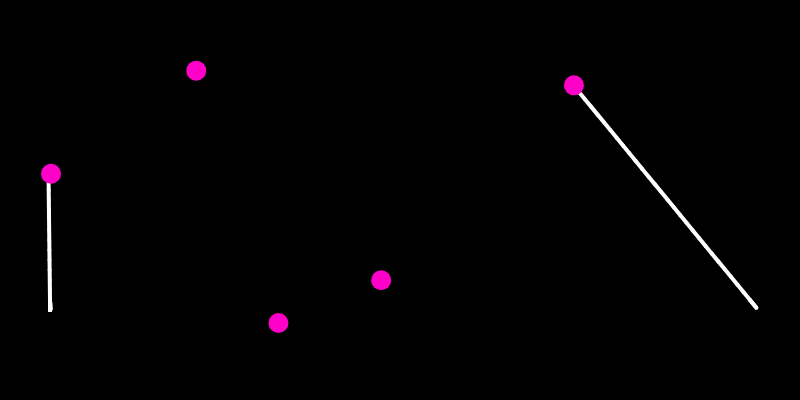
Frame 1 (no input)
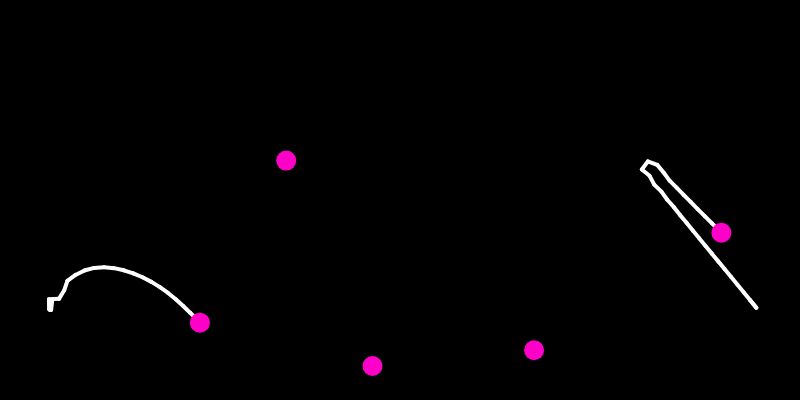
Frame 60 (no input)
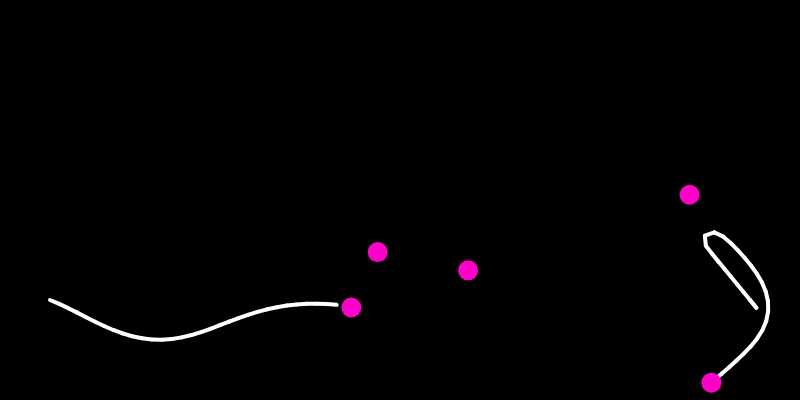
Frame 120 (the mouse pressed at the canvas centre since frame 60)

The p5.js sketch that drew these frames (run headless with seeded random() and noise() and a simulated clock; from frame 60 on, the mouse is pressed at the canvas centre):

// p5.js sketch
// ── sketch.js
let arm1, arm2;
let balls = [];
let num_balls = 5;

function setup() {
  let width = 800;
  let height = 400;
  createCanvas(width, height);
  arm1 = new Arm(new Vector(50, 300), 10, 30);
  arm2 = new Arm(new Vector(750, 300), 10, 30);
  for(let i = 0; i < num_balls; i++){
    balls.push(new Ball(random(0, width), random(0, height), random(1, 3), 10));
  }
}

function draw() {
  background(0);
  
  var min1 = 100000;
  var min2 = 100000;
  var index1, index2;
  for(let i = 0; i < num_balls; i++){
    let v = (new Vector()).subtract(new Vector(balls[i].x, balls[i].y), arm1.segments[arm1.N - 1].B);
    if(v.magnitude() < min1){min1 = v.magnitude(); index1 = i;}
    v = (new Vector()).subtract(new Vector(balls[i].x, balls[i].y), arm2.segments[arm2.N - 1].B);
    if(v.magnitude() < min2){min2 = v.magnitude(); index2 = i;}
  }
  arm1.move(balls[index1].x, balls[index1].y);
  arm2.move(balls[index2].x, balls[index2].y);
  for(let i = 0; i < num_balls; i++){
    balls[i].bounce(width, height);
  }
}
// ── Arm.js
class Arm{
  constructor(fixedPoint, length, N){
    this.fixedPoint = fixedPoint;
    this.length = length;
    this.N = N;
    this.segments = [];
    this.segments.push(new Segment(fixedPoint, length));
    this.segments[0].B = fixedPoint;
    for(let i = 1; i < N; i++){
      this.segments.push(new Segment(fixedPoint, length));
      this.segments[i].B = fixedPoint;
    }
  }
  
  follow(targetX, targetY){
    this.segments[this.N - 1].follow(targetX, targetY, this.length);
    for(let i = this.N - 2; i >= 0; i--){
      this.segments[i].follow(this.segments[i + 1].A.x, this.segments[i + 1].A.y, this.length);
    }
  }
  
  moveBack(){
    let delta = (new Vector()).subtract(this.fixedPoint, this.segments[0].A);
    this.segments[0].A = this.fixedPoint;
    this.segments[0].B = (new Vector()).add(this.segments[0].B, delta);
    for(let i = 1; i < this.N; i++){
      let delta = (new Vector()).subtract(this.segments[i - 1].B, this.segments[i].A);
      this.segments[i].A = this.segments[i - 1].B;
      this.segments[i].B = (new Vector()).add(this.segments[i].B, delta); 
    }    
  }
  
  move(targetX, targetY){
    this.follow(targetX, targetY);
    this.moveBack(); 
    for(let i = 0; i < this.N; i++){
      this.segments[i].draw(); 
    } 
  }
  
}
// ── Bouncing Ball.js
class Ball{
  constructor(x, y, speed, radius){
    this.x = x;
    this.y = y
    this.speedX = speed;
    this.speedY = speed;
    this.radius = radius;
  }
  
  move(){
    this.x += this.speedX;
    this.y += this.speedY;
  }
  
  collision_detection(width, height){
    if(this.x <= this.radius || this.x >= width - this.radius){this.speedX *= -1;}
    if(this.y <= this.radius || this.y >= height - this.radius){this.speedY *= -1;}
  }
  
  draw(){
    fill(255, 0, 200);
    noStroke();
    ellipse(this.x, this.y, this.radius * 2);
  }
  
  bounce(width, height){
    this.collision_detection(width, height);
    this.move();
    this.draw();
  }
  
}
// ── Segment.js
class Segment{

  constructor(A, length){
    this.A = A;
    this.B = new Vector();
    this.length = length; 
  }
  
  follow(targetX, targetY, newLength){
    let target = new Vector(targetX, targetY);
    let dir = (new Vector()).subtract(target, this.A);
    dir.setMag(newLength);
    dir.multiply(-1);
    dir = (new Vector()).add(dir, target);
    this.A = dir;
    this.B = target;
  }
  
  draw(){
    stroke(255);
    strokeWeight(4);
    line(this.A.x, this.A.y, this.B.x, this.B.y);
  }
}
// ── Vector.js
class Vector{

  constructor(x, y){
    this.x = x;
    this.y = y;
    this.length = sqrt(pow(x, 2) + pow(y, 2));
  }
  
  multiply(n){
    this.x *= n;
    this.y *= n;
  }
  
  add(a, b){
    let r = new Vector(a.x + b.x, a.y + b.y);
    return r;
  }
  
  subtract(a, b){
    let r = new Vector(a.x - b.x, a.y - b.y);
    return r;
  }
  
  setMag(newLength){
    this.x *= newLength / this.length;
    this.y *= newLength / this.length;
  }
  
  magnitude(){
    return sqrt(pow(this.x, 2) + pow(this.y, 2));
  }
}
